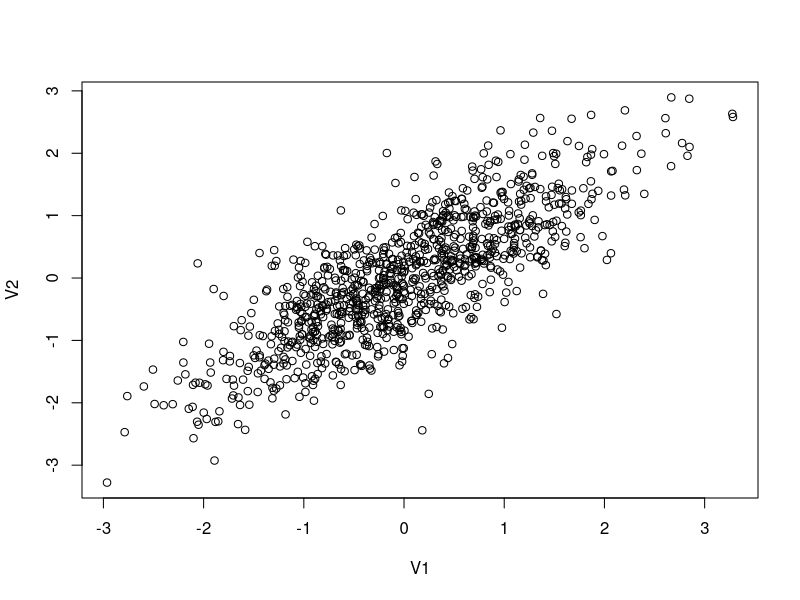

The R script that drew this image:
## ---- chunk 1
knitr::opts_chunk$set(echo = TRUE)
## ---- chunk 2
#This is a comment, alone in a chunk. 

## ---- chunk 3
library(MASS)
library(ggplot2)

out <- as.data.frame(mvrnorm(1000, mu = c(0,0), 
                     Sigma = matrix(c(1,0.8,0.8,1), ncol = 2), 
                     empirical = TRUE))
cor(out)
plot(out)

## ---- chunk 4
out$error<-rnorm(1000, mean=0, sd=1)

#The data generating process
B1<-3
B2<-6

out$Y<-out$V1*B1+out$V2*B2+out$error
## ---- chunk 5
#plotted<-ggplot(out, aes(V1, y = value, color = variable)) + 
#    geom_point(aes(y = Y, col = "Y")) + 
#    geom_point(aes(y = adjY, col = "adjY"))+
#    geom_smooth(method='lm', aes(y = Y, col = "Y"))+
#    geom_smooth(method='lm', aes(y = adjY, col = "Y"))

#plotted

